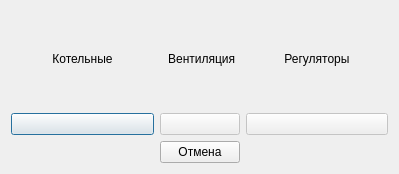
<?xml version="1.0" encoding="UTF-8"?>
<ui version="4.0">
 <class>DialogNewProject</class>
 <widget class="QDialog" name="DialogNewProject">
  <property name="geometry">
   <rect>
    <x>0</x>
    <y>0</y>
    <width>399</width>
    <height>174</height>
   </rect>
  </property>
  <property name="windowTitle">
   <string>Тип проекта</string>
  </property>
  <layout class="QGridLayout" name="gridLayout">
   <item row="0" column="0">
    <widget class="QLabel" name="label">
     <property name="text">
      <string>Котельные</string>
     </property>
     <property name="alignment">
      <set>Qt::AlignCenter</set>
     </property>
    </widget>
   </item>
   <item row="1" column="0">
    <widget class="QPushButton" name="pushButtonBoil">
     <property name="toolTip">
      <string>Котельные</string>
     </property>
     <property name="text">
      <string/>
     </property>
     <property name="icon">
      <iconset resource="images.qrc">
       <normaloff>:/Images/boiler.png</normaloff>:/Images/boiler.png</iconset>
     </property>
     <property name="iconSize">
      <size>
       <width>100</width>
       <height>100</height>
      </size>
     </property>
    </widget>
   </item>
   <item row="1" column="1">
    <widget class="QPushButton" name="pushButtonVent">
     <property name="enabled">
      <bool>false</bool>
     </property>
     <property name="toolTip">
      <string>Вентиляция</string>
     </property>
     <property name="text">
      <string/>
     </property>
     <property name="icon">
      <iconset resource="images.qrc">
       <normaloff>:/Images/ventil.png</normaloff>:/Images/ventil.png</iconset>
     </property>
     <property name="iconSize">
      <size>
       <width>100</width>
       <height>100</height>
      </size>
     </property>
    </widget>
   </item>
   <item row="1" column="2">
    <widget class="QPushButton" name="pushButtonPID">
     <property name="enabled">
      <bool>false</bool>
     </property>
     <property name="toolTip">
      <string>Регуляторы</string>
     </property>
     <property name="text">
      <string/>
     </property>
     <property name="icon">
      <iconset resource="images.qrc">
       <normaloff>:/Icons/pid_controller.ico</normaloff>:/Icons/pid_controller.ico</iconset>
     </property>
     <property name="iconSize">
      <size>
       <width>100</width>
       <height>100</height>
      </size>
     </property>
    </widget>
   </item>
   <item row="0" column="2">
    <widget class="QLabel" name="label_3">
     <property name="text">
      <string>Регуляторы</string>
     </property>
     <property name="alignment">
      <set>Qt::AlignCenter</set>
     </property>
    </widget>
   </item>
   <item row="2" column="0">
    <spacer name="horizontalSpacer">
     <property name="orientation">
      <enum>Qt::Horizontal</enum>
     </property>
     <property name="sizeHint" stdset="0">
      <size>
       <width>40</width>
       <height>20</height>
      </size>
     </property>
    </spacer>
   </item>
   <item row="2" column="1">
    <widget class="QPushButton" name="pushButtonCancel">
     <property name="text">
      <string>Отмена</string>
     </property>
    </widget>
   </item>
   <item row="2" column="2">
    <spacer name="horizontalSpacer_2">
     <property name="orientation">
      <enum>Qt::Horizontal</enum>
     </property>
     <property name="sizeHint" stdset="0">
      <size>
       <width>67</width>
       <height>20</height>
      </size>
     </property>
    </spacer>
   </item>
   <item row="0" column="1">
    <widget class="QLabel" name="label_2">
     <property name="text">
      <string> Вентиляция</string>
     </property>
     <property name="alignment">
      <set>Qt::AlignCenter</set>
     </property>
    </widget>
   </item>
  </layout>
 </widget>
 <resources>
  <include location="images.qrc"/>
 </resources>
 <connections>
  <connection>
   <sender>pushButtonCancel</sender>
   <signal>clicked()</signal>
   <receiver>DialogNewProject</receiver>
   <slot>reject()</slot>
   <hints>
    <hint type="sourcelabel">
     <x>133</x>
     <y>163</y>
    </hint>
    <hint type="destinationlabel">
     <x>198</x>
     <y>185</y>
    </hint>
   </hints>
  </connection>
  <connection>
   <sender>pushButtonBoil</sender>
   <signal>clicked()</signal>
   <receiver>DialogNewProject</receiver>
   <slot>accept()</slot>
   <hints>
    <hint type="sourcelabel">
     <x>57</x>
     <y>75</y>
    </hint>
    <hint type="destinationlabel">
     <x>32</x>
     <y>159</y>
    </hint>
   </hints>
  </connection>
  <connection>
   <sender>pushButtonVent</sender>
   <signal>clicked()</signal>
   <receiver>DialogNewProject</receiver>
   <slot>accept()</slot>
   <hints>
    <hint type="sourcelabel">
     <x>172</x>
     <y>74</y>
    </hint>
    <hint type="destinationlabel">
     <x>212</x>
     <y>149</y>
    </hint>
   </hints>
  </connection>
 </connections>
</ui>
